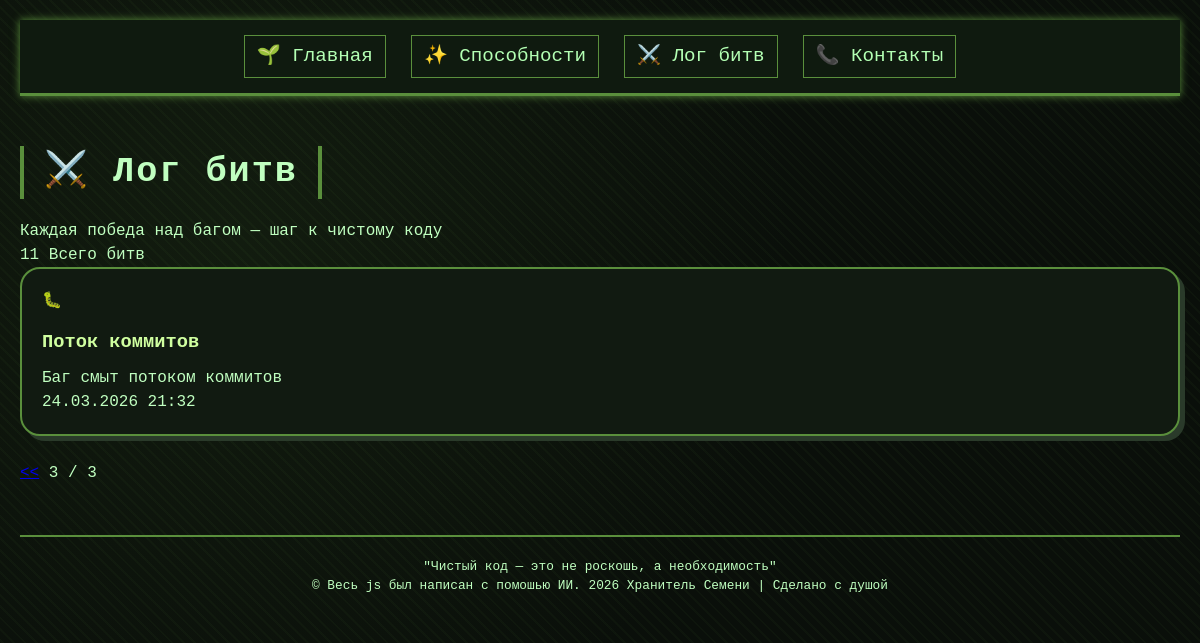
Page /missions/?page=3 on the committed database.
### main/models.py (models this page shows, shortened)
class Mission(models.Model):
    title = models.CharField(max_length=200, verbose_name="Название")
    description = models.TextField(verbose_name="Описание")
    date = models.DateTimeField(auto_now_add=True, verbose_name="Дата")

### main/views.py (the view, shortened to what this page needs)
# urls.py: path('missions/', views.missions, name='missions'),
def missions(request):
    missions_list = Mission.objects.all().order_by('-date')
    paginator = Paginator(missions_list, 5)  # 5 записей на страницу
    page_number = request.GET.get('page')
    missions = paginator.get_page(page_number)
    return render(request, 'main/missions.html', {'missions': missions})

### main/templates/main/missions.html (shortened to what this page needs)
{% extends 'main/base.html' %}
{% block content %}
<div class="page-header">
    <h1>⚔️ Лог битв</h1>
    <p>Каждая победа над багом — шаг к чистому коду</p>
</div>
<div class="missions-stats">
    <div class="stat-card">
        <span class="stat-value">{{ missions.paginator.count }}</span>
        <span class="stat-label">Всего битв</span>
    </div>
</div>
<div class="missions-list">
    {% for mission in missions %}
    <div class="mission-card">
        <div class="mission-icon">🐛</div>
        <div class="mission-content">
            <h3>{{ mission.title }}</h3>
            <p>{{ mission.description }}</p>
            <div class="mission-date">{{ mission.date|date:"d.m.Y H:i" }}</div>
        </div>
    </div>
    {% empty %}
    <div class="empty-state">
        <p>😢 Пока нет битв. Используй способность "Поток коммитов"!</p>
    </div>
    {% endfor %}
</div>
<div class="pagination">
    {% if missions.has_previous %}
        <a href="?page=1" class="page-link"><<</a>
    {% endif %}
    <span class="page-current">{{ missions.number }} / {{ missions.paginator.num_pages }}</span>
</div>
{% endblock %}

### main/templates/main/base.html (style rules this page uses)
* { margin: 0; padding: 0; box-sizing: border-box; }
body { font-family: 'Courier New', 'Fira Code', monospace; background: #0a0f0a; background-image: repeating-linear-gradient(45deg, rgba(90, 143, 60, 0.05) 0px, rgba(90, 143, 60, 0.05) 2px, transparent 2px, transparent 8px), radial-gradient(circle at 20% 30%, rgba(90, 143, 60, 0.1) 0%, transparent 50%); color: #c0ffc0; line-height: 1.5; padding: 20px; min-height: 100vh; }
h1 { font-size: 2.2rem; text-align: center; margin: 20px 0; letter-spacing: 2px; border-left: 4px solid #5a8f3c; border-right: 4px solid #5a8f3c; display: inline-block; padding: 0 20px; }
h2, h3 { color: #d0ffa0; margin: 15px 0 10px; }
.card, .ability-card, .mission-card { background: #111a11; border: 2px solid #5a8f3c; border-radius: 20px; padding: 20px; margin-bottom: 25px; transition: all 0.2s; box-shadow: 5px 5px 0 #2a3a2a; }

### rows in the picture
Mission: title "Поток коммитов", description "Баг смыт потоком коммитов", date "24.03.2026 21:32"

### other values in the picture
{{ missions.paginator.count }} "11"
{{ missions.number }} "3"
{{ missions.paginator.num_pages }} "3"
